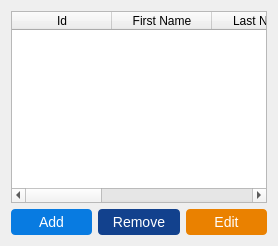
          <widget class="QWidget" name="widget_2">
           <attribute name="title">
            <string>Team Leaders</string>
           </attribute>
           <layout class="QGridLayout" name="gridLayout_4">
            <item row="0" column="0" colspan="3">
             <widget class="QTableWidget" name="teamleaderTableWidget">
              <property name="styleSheet">
               <string notr="true"/>
              </property>
              <column>
               <property name="text">
                <string>Id</string>
               </property>
              </column>
              <column>
               <property name="text">
                <string>First Name</string>
               </property>
              </column>
              <column>
               <property name="text">
                <string>Last Name</string>
               </property>
              </column>
              <column>
               <property name="text">
                <string>Payment</string>
               </property>
              </column>
              <column>
               <property name="text">
                <string>Skills</string>
               </property>
              </column>
              <column>
               <property name="text">
                <string>Status</string>
               </property>
              </column>
             </widget>
            </item>
            <item row="1" column="0">
             <widget class="QPushButton" name="add_Team_Leader_button">
              <property name="styleSheet">
               <string notr="true">QPushButton{
color:#fff;
border: 0px;
font-size: 14px;
padding: 5px;
background-color: rgb(8, 123, 225);
border-radius: 4px;
}

QPushButton:hover{
background-color: rgb(47, 142, 228);
}</string>
              </property>
              <property name="text">
               <string>Add</string>
              </property>
             </widget>
            </item>
            <item row="1" column="1">
             <widget class="QPushButton" name="removeTeamLeaderBtn">
              <property name="styleSheet">
               <string notr="true">QPushButton{
color:#fff;
border: 0px;
font-size: 14px;
padding: 5px;
background-color: rgb(18, 65, 141);
border-radius: 4px;
}

QPushButton:hover{
background-color: rgb(47, 142, 228);
}</string>
              </property>
              <property name="text">
               <string>Remove</string>
              </property>
             </widget>
            </item>
            <item row="1" column="2">
             <widget class="QPushButton" name="editLeaderBtn">
              <property name="styleSheet">
               <string notr="true">QPushButton{
color:#fff;
border: 0px;
font-size: 14px;
padding: 5px;
background-color:rgb(234, 129, 0);
border-radius: 4px;
}

QPushButton:hover{
background-color:rgb(240, 168, 0);
}</string>
              </property>
              <property name="text">
               <string>Edit</string>
              </property>
             </widget>
            </item>
           </layout>
          </widget>
